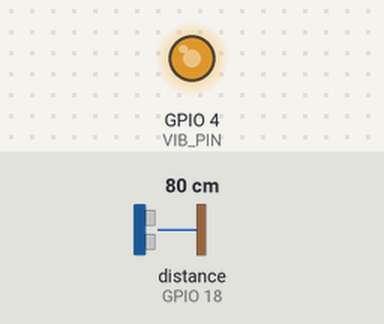
This sketch was run on a simulated ESP32. Parts: output pins drawn as LEDs (lit = HIGH). Wiring (inferred from the names in the program): ultrasonic range finder: trigger GPIO 5; echo GPIO 18. Inputs (shaded band) come from the test bench; at power-on: distance to the obstacle (sensor on GPIO 18) 80 cm. The echo pulse lasts 58.3 µs per cm; nothing arrives over Bluetooth unless stated; a phone connects over Bluetooth LE 3 s after start; pins used as bus, display or sensor lines are not drawn; what the sketch prints to the serial monitor is not drawn.

Above: at 1.2 s.
1.3 s: distance to the obstacle (sensor on GPIO 18) set to 33 cm
4.3 s: distance to the obstacle (sensor on GPIO 18) set to 27 cm
At 4.7 s:
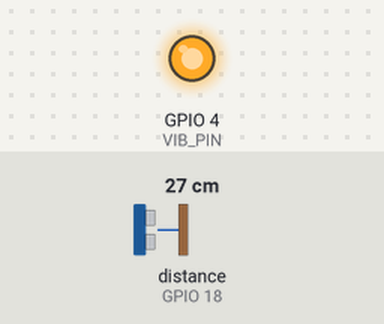
5.9 s: distance to the obstacle (sensor on GPIO 18) set to 120 cm
At 7.4 s:
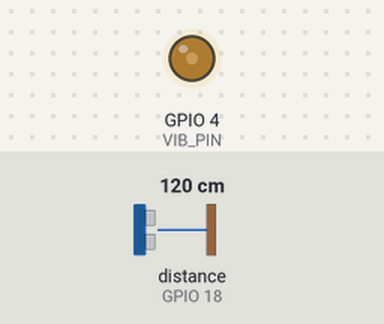
7.8 s: distance to the obstacle (sensor on GPIO 18) set to 147 cm
9.4 s: distance to the obstacle (sensor on GPIO 18) set to 154 cm
At 10.2 s:
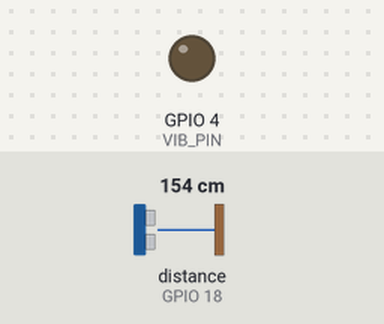
Timing chart, 0 to 12.4 s (numbered marks = the images above; inputs shaded):
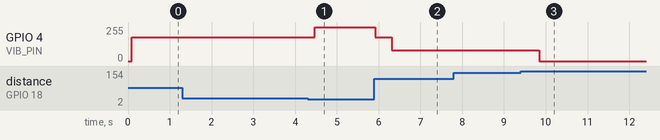

The sketch:

vibration_test.ino
```cpp
/**
 * 振动马达测试 + 超声波联动
 * 距离越近，振动越强（这就是盲杖的核心反馈逻辑）
 *
 * 接线：
 *   振动马达 IN → GPIO 4（PWM 引脚）
 *   振动马达 VCC → 5V（外接电源更稳）
 *   振动马达 GND → GND
 *   HC-SR04 Trig → GPIO 5
 *   HC-SR04 Echo → GPIO 18
 *
 * 烧录后：
 *   - 串口看距离 + 振动等级
 *   - 手靠近超声波，振动会变强
 */

#include <BLEDevice.h>
#include <BLEServer.h>
#include <BLEUtils.h>
#include <BLE2902.h>

// ====================== BLE 参数 ======================
#define DEVICE_NAME "ESP32_BLE_2026"
#define SERVICE_UUID "6E400001-B5A3-F393-E0A9-E50E24DCCA9E"
#define CHARACTERISTIC_UUID_RX "6E400002-B5A3-F393-E0A9-E50E24DCCA9E"
#define CHARACTERISTIC_UUID_TX "6E400003-B5A3-F393-E0A9-E50E24DCCA9E"

// ====================== 引脚定义 ======================
#define TRIG_PIN 5
#define ECHO_PIN 18
#define VIB_PIN 4        // 振动马达控制引脚（PWM）

// ====================== 测距与振动参数 ======================
#define MAX_DISTANCE 400
#define SAMPLE_COUNT 5

// 危险距离阈值（cm），分三级
#define DIST_SAFE 150      // >150cm：安全，不振动
#define DIST_WARN 80       // 80-150cm：提醒，慢速弱振动
#define DIST_DANGER 30     // 30-80cm：警告，快速中振动
                          // <30cm：危险，持续强振动

// ====================== 全局变量 ======================
BLEServer *pServer = NULL;
BLECharacteristic *pTxCharacteristic = NULL;
bool isConnected = false;
String receivedData = "";

// 振动控制参数
int vibChannel = 0;        // LEDC 通道
int vibFreq = 1000;        // PWM 频率 1kHz
int vibResolution = 8;     // 8位分辨率（0-255）

// 前向声明
void sendBLEString(String str);
void disconnectBLE();

// ====================== BLE 回调 ======================
class MyServerCallbacks : public BLEServerCallbacks {
  void onConnect(BLEServer* pServer) {
    isConnected = true;
    Serial.println("手机已成功连接");
  }
  void onDisconnect(BLEServer* pServer) {
    isConnected = false;
    Serial.println("手机已断开连接");
    pServer->startAdvertising();
  }
};

class MyCallbacks : public BLECharacteristicCallbacks {
  void onWrite(BLECharacteristic *pCharacteristic) {
    receivedData = pCharacteristic->getValue();
    if (receivedData.length() > 0) {
      Serial.print("收到: ");
      Serial.println(receivedData);
    }
  }
};

// ====================== 超声波测距 ======================
float measureDistance() {
  float totalDistance = 0;
  int validSamples = 0;

  for (int i = 0; i < SAMPLE_COUNT; i++) {
    digitalWrite(TRIG_PIN, LOW);
    delayMicroseconds(2);
    digitalWrite(TRIG_PIN, HIGH);
    delayMicroseconds(10);
    digitalWrite(TRIG_PIN, LOW);

    long duration = pulseIn(ECHO_PIN, HIGH, 30000);
    if (duration > 0) {
      float distance = duration * 0.0343 / 2.0;
      if (distance > 0 && distance < MAX_DISTANCE) {
        totalDistance += distance;
        validSamples++;
      }
    }
    delay(10);
  }

  if (validSamples > 0) {
    return totalDistance / validSamples;
  }
  return -1;
}

// ====================== 振动马达控制 ======================

// 设置振动强度 0-255
void setVibration(int intensity) {
  if (intensity < 0) intensity = 0;
  if (intensity > 255) intensity = 255;
  ledcWrite(VIB_PIN, intensity);
}

// 根据距离控制振动等级
// 返回值：0=安全, 1=提醒, 2=警告, 3=危险
int getVibrationLevel(float distance) {
  if (distance < 0 || distance > DIST_SAFE) {
    setVibration(0);
    return 0;
  } else if (distance < DIST_DANGER) {
    setVibration(255);
    return 3;
  } else if (distance < DIST_WARN) {
    setVibration(180);
    return 2;
  } else {
    setVibration(80);
    return 1;
  }
}

// ====================== 初始化 ======================
void setup() {
  Serial.begin(115200);
  Serial.println("\n===== 智能盲杖 - 超声波+振动联动 =====");

  pinMode(TRIG_PIN, OUTPUT);
  pinMode(ECHO_PIN, INPUT);
  digitalWrite(TRIG_PIN, LOW);

  // 初始化振动马达 PWM（LEDC）
  ledcAttachChannel(VIB_PIN, vibFreq, vibResolution, vibChannel);

  // 初始化 BLE
  BLEDevice::init(DEVICE_NAME);
  pServer = BLEDevice::createServer();
  pServer->setCallbacks(new MyServerCallbacks());

  BLEService *pService = pServer->createService(SERVICE_UUID);

  pTxCharacteristic = pService->createCharacteristic(
                        CHARACTERISTIC_UUID_TX,
                        BLECharacteristic::PROPERTY_NOTIFY);
  pTxCharacteristic->addDescriptor(new BLE2902());

  BLECharacteristic *pRxCharacteristic = pService->createCharacteristic(
                        CHARACTERISTIC_UUID_RX,
                        BLECharacteristic::PROPERTY_WRITE);
  pRxCharacteristic->setCallbacks(new MyCallbacks());

  pService->start();
  pServer->getAdvertising()->start();

  Serial.println("初始化完成");
  Serial.println("----------------------------------------");
  Serial.println("危险等级: 0=安全 1=提醒 2=警告 3=危险");
  Serial.println("----------------------------------------");
}

// ====================== 主循环 ======================
void loop() {
  float distance = measureDistance();
  int level = getVibrationLevel(distance);

  if (distance > 0) {
    Serial.print("距离: ");
    Serial.print((int)distance);
    Serial.print(" cm | 振动等级: ");
    Serial.println(level);

    if (isConnected) {
      String msg = "DIST:" + String((int)distance);
      sendBLEString(msg);
    }
  }

  delay(300);
}

// ====================== 工具函数 ======================
void sendBLEString(String str) {
  if (isConnected) {
    pTxCharacteristic->setValue(str.c_str());
    pTxCharacteristic->notify();
  }
}

void disconnectBLE() {
  if (isConnected) {
    pServer->disconnect(pServer->getConnId());
    isConnected = false;
  }
}
```

Measured:
- the behaviour switches between 31 and 30 cm on distance to the obstacle (sensor on GPIO 18) (found by bisection; images 0 and 1)
- the behaviour switches between 150 and 151 cm on distance to the obstacle (sensor on GPIO 18) (found by bisection; images 2 and 3)
- after the input at 1.3 s, every drawn part: stays the same
- after the input at 4.3 s, GPIO 4 (VIB_PIN): 179/255 → 255/255 after 0.17 s
- after the input at 5.9 s, GPIO 4 (VIB_PIN): 255/255 → 179/255 at once, → 80/255 0.39 s later
- after the input at 7.8 s, every drawn part: stays the same
- after the input at 9.4 s, GPIO 4 (VIB_PIN): 80/255 → 0/255 after 0.44 s
